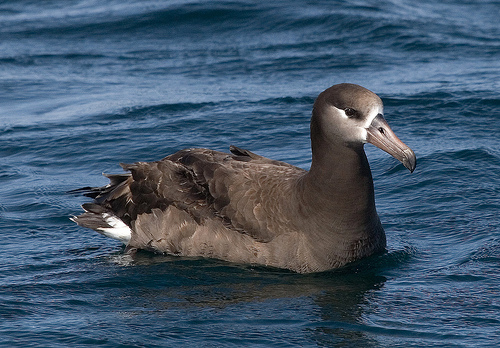
#> input picture PRACTICAS/Practica2/images/001.Black_footed_Albatross/Black_footed_Albatross_0014_2446379278.jpg, 500 x 348 px, given in place of mosaico002.jpg, which was not available
$ python script.py   (Python 2 division)
#> lines starting #> are read from the running program, lines starting #| are printed output that depends on the picture; pictures that were not available may be replaced by others from this repository, and a replacement may not be noted
"""
Ejer3
num max de iter
la distancia entre dos pixeles es menor que un epsilon
combinación de esas dos
"""

"""
Ejer2
Mostrar 100 matches aleatorios
BFMatcher(crosscheck = True) -> se puede usar
Dmatch, trainIdx, queryIdx
Los match los devuelve en orden segun los ha ido encontrando
EL match guarda el indice de la lista de keypoints 1 y el indice de la lista de keypoints 2
Tenemos que ordenar las listas de manera que los índices coincidan en ambas listas
Estas listas ordenadas son las que le podemos pasar a findHomografy()
findHomografy() -> no podemos pasar directamente los keypoints de ambas imágenes
WarpPerspective() -> pasar a mosaico

La primera homografia es traslación
Para componer el mosaico componer las dos homografias (multiplicación de matrices)
Las homografias se sacan entre imagenes consecutivas no hacia el mosaico.
"""
"""
Orientacion en opencv [0 - 360] grados
no radianes, no negativos
"""

# Bibliotecas
import sys
import cv2
import matplotlib.pyplot as plt
import numpy as np
import random

###############################################################################
# ------------------------- Funciones auxiliares ---------------------------- #
###############################################################################

def leer_imagen(path):
#> called with path = 'imagenes/mosaico002.jpg'
    im_color = cv2.imread(path)
#> im_color is the input picture: shape (348, 500, 3); mean B, G, R 106.1, 86.1, 65.3
    im_trabajar = cv2.imread(path, 0)
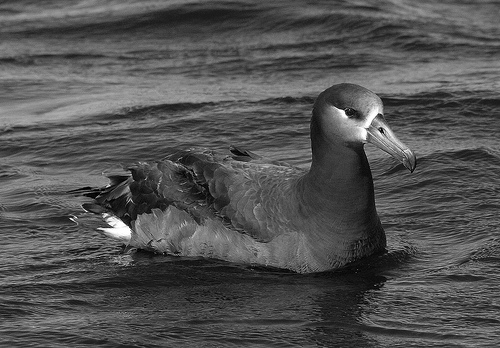
#> im_trabajar: shape (348, 500); min 0, max 255, mean 82.1

    # Devolvemos la imagen para cv y para plt
    return np.float32(im_color), np.float32(im_trabajar)


# [546 lines left out: functions plt_imshow, Gaussiana2D, imageSubsample, imageUpsample, gradiente, pyramid and 6 more, not called in this run]

def ejer4():
    """
    Como en la anterior, debemos hacer un mosaico encajando imágenes sobre otras
    según nos indiquen sus KP y los matches que hay entre ellos
    Como en el ejer3 empezamos por la priemra imagen que se posiciona
    en la esquina superir izda
    """

    # Leemos todas las imágenes que formarán parte del mosaico
    im_color_1, im_gray_1 = leer_imagen('imagenes/mosaico002.jpg')
    im_color_2, im_gray_2 = leer_imagen('imagenes/mosaico003.jpg')
#> call 2 of leer_imagen, with path = 'imagenes/mosaico003.jpg'
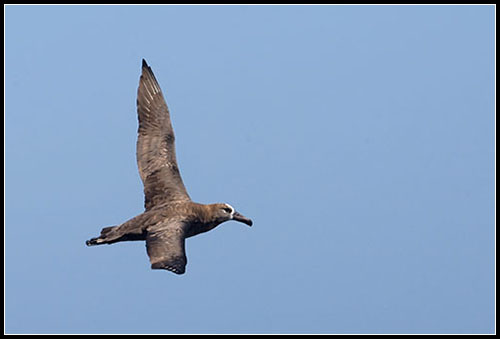
#> input picture PRACTICAS/Practica2/images/001.Black_footed_Albatross/Black_footed_Albatross_0016_2756723036.jpg, 500 x 339 px, given in place of mosaico003.jpg, which was not available
#> in leer_imagen, im_color is the input picture: shape (339, 500, 3); mean B, G, R 194.8, 160.8, 133.3
#> in leer_imagen (call 2), `im_trabajar = cv2.imread(path, 0)`:
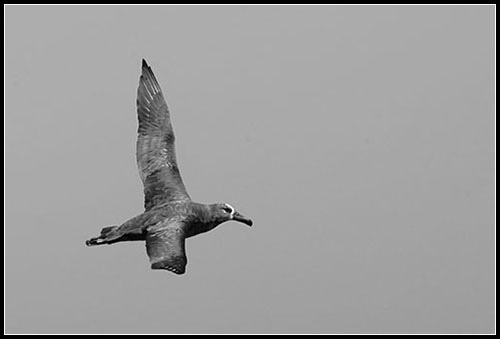
#> im_trabajar: shape (339, 500); min 0, max 255, mean 156.5
    im_color_3, im_gray_3 = leer_imagen('imagenes/mosaico004.jpg')
    im_color_4, im_gray_4 = leer_imagen('imagenes/mosaico005.jpg')
#> im_color_4 = nan; im_gray_4 = nan
    im_color_5, im_gray_5 = leer_imagen('imagenes/mosaico006.jpg')
#> im_color_5 = nan; im_gray_5 = nan
    im_color_6, im_gray_6 = leer_imagen('imagenes/mosaico007.jpg')
#> im_color_6 = nan; im_gray_6 = nan
    im_color_7, im_gray_7 = leer_imagen('imagenes/mosaico008.jpg')
#> im_color_7 = nan; im_gray_7 = nan
    im_color_8, im_gray_8 = leer_imagen('imagenes/mosaico009.jpg')
#> im_color_8 = nan; im_gray_8 = nan
    im_color_9, im_gray_9 = leer_imagen('imagenes/mosaico010.jpg')
#> im_color_9 = nan; im_gray_9 = nan
    im_color_10, im_gray_10 = leer_imagen('imagenes/mosaico011.jpg')
#> im_color_10 = nan; im_gray_10 = nan

    # dividimos las imágenes por color y escala de grises
    ims_color = [im_color_1, im_color_2, im_color_3, im_color_4, im_color_5, im_color_6, im_color_7, im_color_8, im_color_9, im_color_10]
    ims_gray = [im_gray_1, im_gray_2, im_gray_3, im_gray_4, im_gray_5, im_gray_6, im_gray_7, im_gray_8, im_gray_9, im_gray_10]
    # definimos una lista de homografías
    H = []

    # Declaramos un tamaño para el canvas donde irá el mosaico
    size = (1100, 550)
    # inicializamos el mosaico a una imagen en negro
    mosaico = np.zeros(size, dtype=np.uint8)
    # Recorremos todas las imágenes por pares para calcular sus matches
    for i in range(len(ims_color)-1):
        # Declaranos el descriptor
        akaze = cv2.AKAZE_create()
        # Computamos los KeyPoints y los descriptores
        kp_src, desc1 = akaze.detectAndCompute(ims_gray[i+1], None)
        kp_dst, desc2 = akaze.detectAndCompute(ims_gray[i], None)
        # Declaramos el Matcher
        matcher = cv2.BFMatcher(cv2.DescriptorMatcher_BRUTEFORCE, crossCheck=True)
        # Calculamos los matches entre imágenes
        matches1 = matcher.match(desc1, desc2)
        # Emparejamos cada match con su correspondiente según cercanía
        matches1 = sorted(matches1, key = lambda x:x.distance)
        # Nos quedamos con los 100 mejores para realizar el mosaico
        matches1 = matches1[:100]

        # Dibujamos en las imágenes los matches encontrados
        img1 = cv2.drawMatches(np.uint8(ims_color[i+1]),kp_src,np.uint8(ims_color[i]),kp_dst,matches1[:100],None,flags=cv2.DrawMatchesFlags_NOT_DRAW_SINGLE_POINTS)
        input('Mostrar matches entre imágenes')
        plt_imshow(img1)
        plt.show()

        # Formateamos los KeyPoints para pasárselos a la homgrafía
        src_points = np.zeros((len(matches1), 2), dtype=np.float32)
        dst_points = np.zeros((len(matches1), 2), dtype=np.float32)
        for i, match in enumerate(matches1):
            src_points[i, :] = kp_src[match.queryIdx].pt
            dst_points[i, :] = kp_dst[match.trainIdx].pt

        # Calcualmos la matriz de homografía
        h, mask = cv2.findHomography(src_points, dst_points, cv2.RANSAC, 5)
        # La almacenamos
        H.append(h)
#> this loop made 1 pass
#> matches1 on pass 1: 100 matches
#> pass 1, in ejer4, `img1 = cv2.drawMatches(np.uint8(ims_color[i+1]),kp_src,np.uint8(ims_co..`:
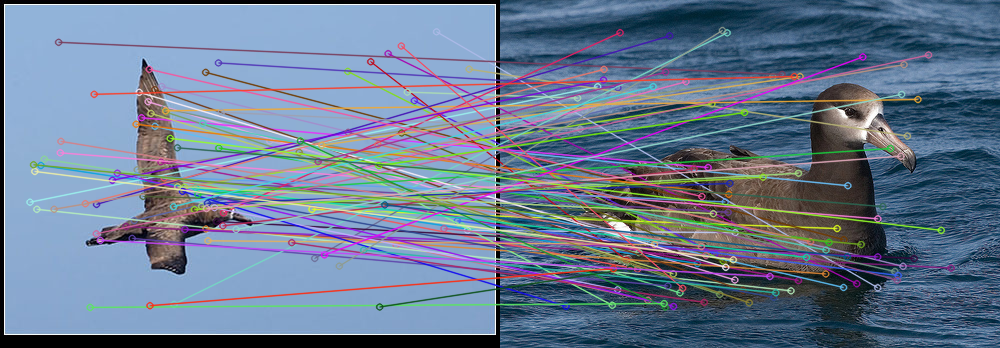
#> img1: shape (348, 1000, 3); mean of channels 0, 1, 2 145.2, 122.1, 105; drawn as B, G, R
#> after the loop, H = []

    # Cogemos la primera homografía
    current_H = H[0]
    for i in range(len(ims_color)-1):
        # Si no es la primera imagen
        if(i != 0):
            # Calculamos la homografía correspondiende como composición de la homografía
            # de la imagen anterior y la actual
            current_H = current_H@H[i]
            # Pintamos la imagen actual en el mosaico (canvas) según nos marca la homografía
            cv2.warpPerspective(ims_color[i+1], current_H, size, dst=mosaico, borderMode=cv2.BORDER_TRANSPARENT)
        # Si es la primera imagen
        else:
            # Calculamos el mosaico pintando la primera (segunda) imagen sobre él
            mosaico = cv2.warpPerspective(ims_color[i+1], current_H, size, dst=mosaico, borderMode=cv2.BORDER_TRANSPARENT)

    # la primera imagen (inicial) se pinta en el (0,0) del mosaico
    mosaico[0:ims_color[0].shape[0], 0:ims_color[0].shape[1]] = ims_color[0]

    input('Mostrar mosaico con Todas las imágenes')
    plt_imshow(mosaico)
    plt.show()


#ejer1()
#ejer2()
#ejer3('imagenes/mosaico003.jpg', 'imagenes/mosaico002.jpg')
#> (the run stopped early here; a loop or call above may not have finished)
